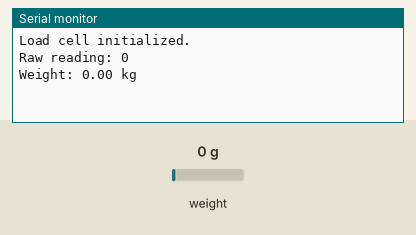
The sketch below on a simulated ESP8266 (NodeMCU). Parts: the last lines printed to the serial monitor. The test bench sets the inputs (shaded band); at power-on: weight on the scale 0 g.

Above: at 2.2 s.
2.3 s: weight on the scale set to 100 g
At 3.3 s:
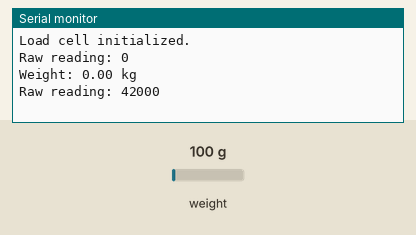
3.8 s: weight on the scale set to 1250 g
At 5.1 s:
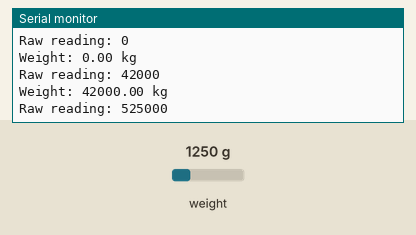
Timing chart, 0 to 6.8 s (numbered marks = the images above; inputs shaded):
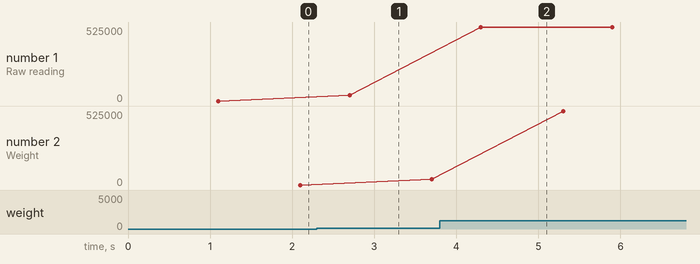

The sketch:

kalibrasi.ino
```cpp
#include "HX711.h"

// Pin definitions
const int LOADCELL_DOUT_PIN = D5;
const int LOADCELL_SCK_PIN = D6;

HX711 scale;

void setup() {
  Serial.begin(9600);
  scale.begin(LOADCELL_DOUT_PIN, LOADCELL_SCK_PIN);
  scale.set_scale();    // Initialize the scale
  scale.tare();         // Reset the scale to 0

  Serial.println("Load cell initialized.");
}

void loop() {
  if (scale.is_ready()) {
    long reading = scale.read(); // Get raw reading
    Serial.print("Raw reading: ");
    Serial.println(reading);

    float weight = scale.get_units(10); // Get weight in kg
    Serial.print("Weight: ");
    Serial.print(weight);
    Serial.println(" kg");
  } else {
    Serial.println("HX711 not found.");
  }

  delay(500);
}
```

Measured:
- after the input at 2.3 s, the serial monitor: prints a new line after 0.40 s (image 1)
- after the input at 3.8 s, the serial monitor: prints a new line after 0.50 s (image 2)
- plotted number 1: 0 → 42000 after the input at 2.3 s, 42000 → 525000 after the input at 3.8 s
- plotted number 2: 0 → 42000 after the input at 2.3 s, 42000 → 525000 after the input at 3.8 s
